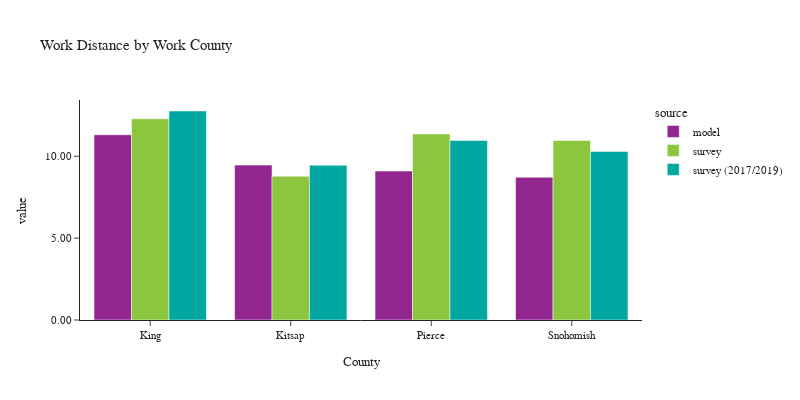

This figure's notebook cell:
### Code cell
plot_work_location(df_workers, 'CountyName_work', 'Work County', 'County')

### Figure 1 — Plotly figure (JSON) as saved in the notebook; plotly's stock layout.template omitted (floating-point values rounded to 4 significant figures)
{"data": [{"alignmentgroup": "True", "customdata": [[1426955], [120267], [345464], [317415]], "hovertemplate": "source=model<br>CountyName_work=%{x}<br>value=%{y}<br>sample count=%{customdata[0]}<extra></extra>", "legendgroup": "model", "marker": {"color": "#91268F", "pattern": {"shape": ""}}, "name": "model", "offsetgroup": "model", "orientation": "v", "showlegend": true, "textposition": "auto", "type": "bar", "x": ["King", "Kitsap", "Pierce", "Snohomish"], "xaxis": "x", "y": [11.31, 9.459, 9.097, 8.716], "yaxis": "y"}, {"alignmentgroup": "True", "customdata": [[2124], [110], [215], [243]], "hovertemplate": "source=survey<br>CountyName_work=%{x}<br>value=%{y}<br>sample count=%{customdata[0]}<extra></extra>", "legendgroup": "survey", "marker": {"color": "#8CC63E", "pattern": {"shape": ""}}, "name": "survey", "offsetgroup": "survey", "orientation": "v", "showlegend": true, "textposition": "auto", "type": "bar", "x": ["King", "Kitsap", "Pierce", "Snohomish"], "xaxis": "x", "y": [12.29, 8.781, 11.37, 10.96], "yaxis": "y"}, {"alignmentgroup": "True", "customdata": [[4781], [120], [347], [347]], "hovertemplate": "source=survey (2017/2019)<br>CountyName_work=%{x}<br>value=%{y}<br>sample count=%{customdata[0]}<extra></extra>", "legendgroup": "survey (2017/2019)", "marker": {"color": "#00A7A0", "pattern": {"shape": ""}}, "name": "survey (2017/2019)", "offsetgroup": "survey (2017/2019)", "orientation": "v", "showlegend": true, "textposition": "auto", "type": "bar", "x": ["King", "Kitsap", "Pierce", "Snohomish"], "xaxis": "x", "y": [12.76, 9.454, 10.96, 10.3], "yaxis": "y"}], "layout": {"barmode": "group", "font": {"size": 11}, "height": 400, "legend": {"title": {"text": "source"}, "tracegroupgap": 0}, "title": {"text": "Work Distance by Work County"}, "width": 800, "xaxis": {"anchor": "y", "domain": [0.0, 1.0], "title": {"text": "County"}}, "yaxis": {"anchor": "x", "domain": [0.0, 1.0], "tickformat": ".2f", "title": {"text": "value"}}}}
